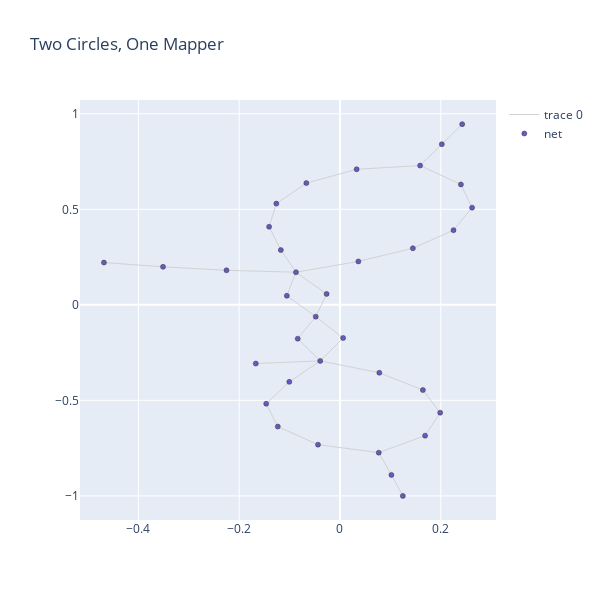

The notebook cell this image was saved under:
### Code cell
data1=[edge_trace, node_trace]
fig1=go.Figure(data=data1, layout=layout)
fig1.show()
